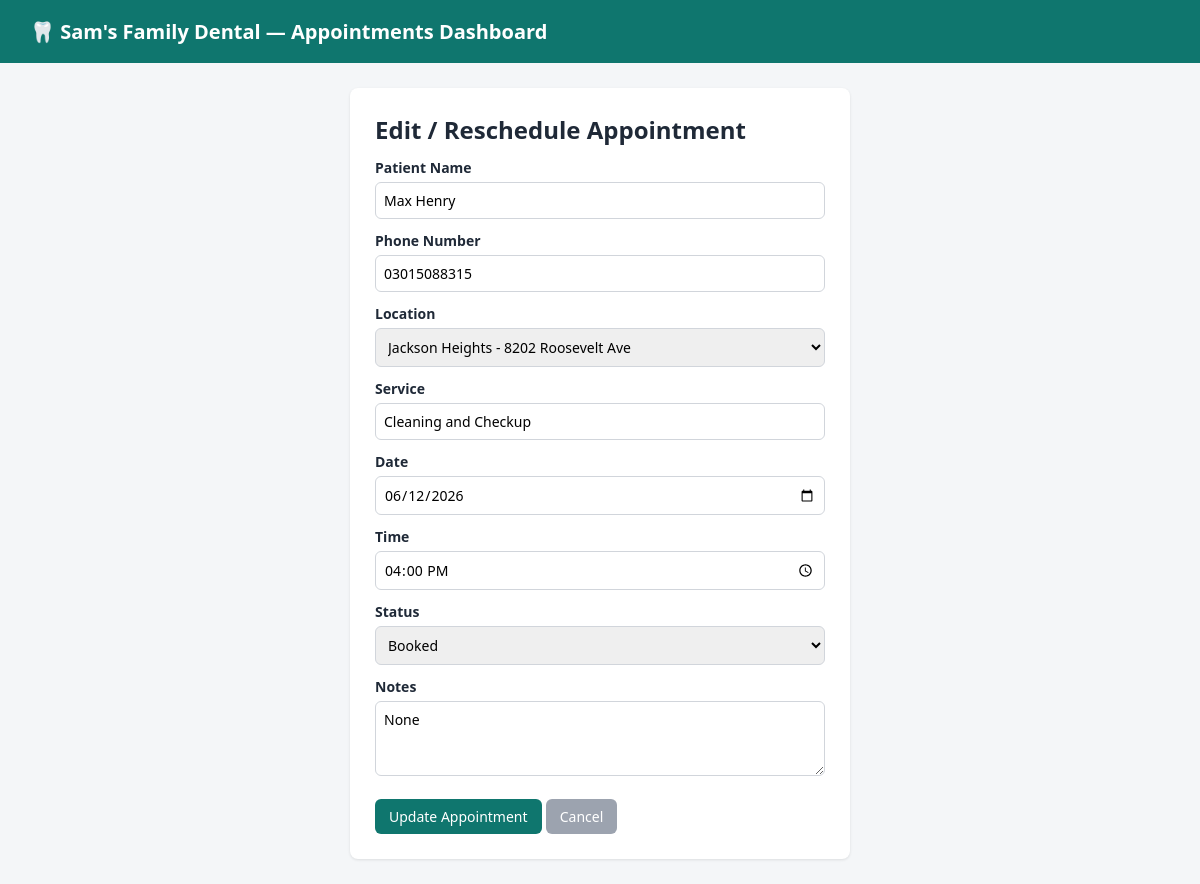
Page /edit/2/ on the committed database.
### appointments/models.py (models this page shows, shortened)
class Appointment(models.Model):
    STATUS_CHOICES = [
        ("booked", "Booked"),
        ("cancelled", "Cancelled"),
        ("rescheduled", "Rescheduled"),
        ("completed", "Completed"),
    ]
    LOCATION_CHOICES = [
        ("Jackson Heights", "Jackson Heights - 8202 Roosevelt Ave"),
        ("Woodside", "Woodside - 39-72 61st St"),
    ]
    name = models.CharField(max_length=100)
    phone = models.CharField(max_length=20)
    location = models.CharField(max_length=100, choices=LOCATION_CHOICES, default="Jackson Heights")
    service = models.CharField(max_length=150)
    date = models.DateField()
    time = models.TimeField()
    status = models.CharField(max_length=20, choices=STATUS_CHOICES, default="booked")
    notes = models.TextField(blank=True, null=True)
    created_at = models.DateTimeField(auto_now_add=True)
    updated_at = models.DateTimeField(auto_now=True)
    class Meta:
        ordering = ["date", "time"]

### appointments/views.py (the view, shortened to what this page needs)
# urls.py: path("edit/<int:pk>/", views.edit_appointment, name="edit_appointment"),
def edit_appointment(request, pk):
    appointment = get_object_or_404(Appointment, pk=pk)
    return render(request, "appointments/edit_appointment.html", {"appointment": appointment})

### appointments/templates/appointments/edit_appointment.html (shortened to what this page needs)
{% extends "appointments/base.html" %}
{% block content %}
<div class="form-box">
    <h2>Edit / Reschedule Appointment</h2>
    <form method="POST">
        <label>Patient Name</label>
        <input type="text" name="name" value="{{ appointment.name }}" required>
        <label>Phone Number</label>
        <input type="text" name="phone" value="{{ appointment.phone }}" required>
        <label>Location</label>
        <select name="location">
            <option value="Jackson Heights" {% if appointment.location == "Jackson Heights" %}selected{% endif %}>Jackson Heights - 8202 Roosevelt Ave</option>
        </select>
        <label>Service</label>
        <input type="text" name="service" value="{{ appointment.service }}" required>
        <label>Date</label>
        <input type="date" name="date" value="{{ appointment.date|date:'Y-m-d' }}" required>
        <label>Time</label>
        <input type="time" name="time" value="{{ appointment.time|time:'H:i' }}" required>
        <label>Status</label>
        <select name="status">
            {% for value, label in appointment.STATUS_CHOICES %}
            <option value="{{ value }}" {% if appointment.status == value %}selected{% endif %}>{{ label }}</option>
            {% endfor %}
        </select>
        <label>Notes</label>
        <textarea name="notes" rows="3">{{ appointment.notes }}</textarea>
        <button type="submit" class="btn btn-primary">Update Appointment</button>
        <a href="{% url 'dashboard' %}" class="btn" style="background:#9ca3af; color:#fff;">Cancel</a>
    </form>
</div>
{% endblock %}

### appointments/templates/appointments/base.html (style rules this page uses)
* { box-sizing: border-box; margin: 0; padding: 0; font-family: 'Segoe UI', Arial, sans-serif; }
body { background: #f4f6f8; color: #1f2937; }
.btn { display: inline-block; padding: 8px 14px; border-radius: 6px; text-decoration: none; font-size: 14px; border: none; cursor: pointer; }
.btn-primary { background: #0f766e; color: #fff; }
.form-box { background: #fff; padding: 25px; border-radius: 8px; box-shadow: 0 1px 3px rgba(0,0,0,0.1); max-width: 500px; margin: 20px auto; }
.form-box label { display: block; margin-top: 12px; font-size: 14px; font-weight: 600; }
.form-box input, .form-box select, .form-box textarea { width: 100%; padding: 8px; margin-top: 5px; border: 1px solid #d1d5db; border-radius: 6px; font-size: 14px; }
.form-box button { margin-top: 18px; }

### rows in the picture
Appointment: name "Max Henry", phone "03015088315", location "Jackson Heights - 8202 Roosevelt Ave", service "Cleaning and Checkup", date "06/12/2026", time "16:00", status "Booked", notes "None"
